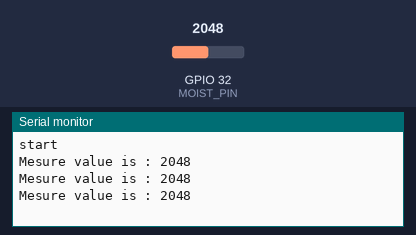
A sketch run on a simulated ESP32. On the bench: the last lines printed to the serial monitor. The test bench sets the inputs (shaded band); at power-on: GPIO 32 (MOIST_PIN) = 2048.

Above: at 1.3 s.
1.4 s: GPIO 32 (MOIST_PIN) set to 2866
At 1.8 s:
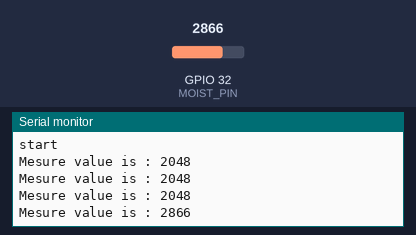
2.9 s: GPIO 32 (MOIST_PIN) set to 3603
At 3.4 s:
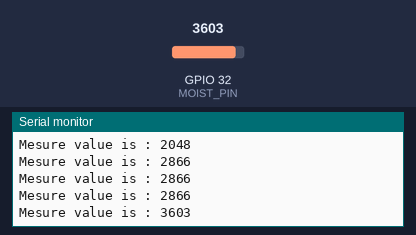
Timing chart, 0 to 5.9 s (numbered marks = the images above; inputs shaded):
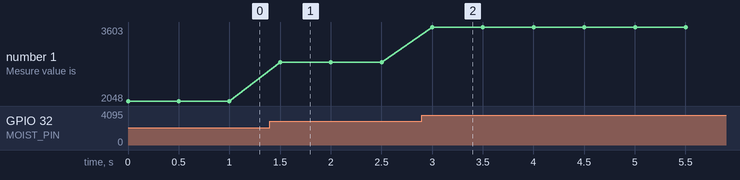

Measured:
- after the input at 1.4 s, the serial monitor: prints a new line after 0.10 s (image 1)
- after the input at 2.9 s, the serial monitor: prints a new line after 0.10 s (image 2)
- plotted number 1: 2048 → 2866 after the input at 1.4 s, 2866 → 3603 after the input at 2.9 s

The sketch:

MoistSensorMovingCheck.ino
```cpp
/* moistセンサーの動きを確認するためのシンプルなプログラムです
 * どのような値を表示するのか、最大値と最小値のあたりをつけます
*/


#define MOIST_PIN 32

void setup() {
  Serial.begin(115200);
  Serial.println("start");
  pinMode(MOIST_PIN, INPUT);
}

void loop() {
  int Measurevalue;
  Measurevalue = analogRead(MOIST_PIN);

  Serial.print("Mesure value is : ");
  Serial.println(Measurevalue);

  delay(500);
}
```
